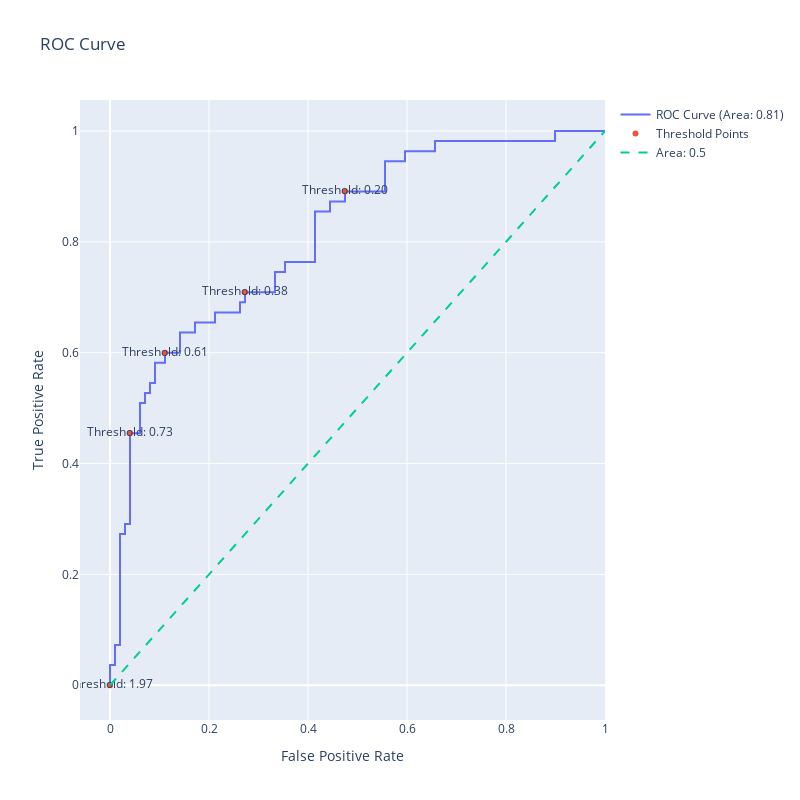

The notebook cell saved with this chart:
### Code cell
from sklearn.metrics import roc_auc_score

# Calculate ROC AUC score
roc_auc = roc_auc_score(y_test, y_proba)

# Create trace for ROC curve with AUC score in the name
trace_0 = go.Scatter(x=fpr,
           y=tpr,
           mode='lines',
           name=f'ROC Curve (Area: {roc_auc:.2f})')

# Every 10th point we highlight threshold
indices = np.arange(len(thresh)) % 10 == 0

# trace 1
trace_1 = go.Scatter(x=fpr[indices],
           y=tpr[indices],
           mode='markers+text',
           name='Threshold Points',
           text=[f"Threshold: {t:.2f}" for t in thresh[indices]])

# trace 2 diagonal line
trace_2 = go.Scatter(x=[0, 1],
           y=[0, 1],
           mode='lines',
           name='Area: 0.5',
           line=dict(dash='dash'))

data = [trace_0, trace_1, trace_2]
layout = go.Layout(
    title="ROC Curve",
    xaxis=dict(title="False Positive Rate"),
    yaxis=dict(title="True Positive Rate"),
    width=800,
    height=800,
)

# Create the figure
fig = go.Figure(data=data, layout=layout)

# Show plot
fig.show()

### Figure 1 — Plotly figure (JSON) as saved in the notebook; plotly's stock layout.template omitted (floating-point values rounded to 4 significant figures)
{"data": [{"mode": "lines", "name": "ROC Curve (Area: 0.81)", "type": "scatter", "x": [0, 0, 0, 0.0101, 0.0101, 0.0202, 0.0202, 0.0303, 0.0303, 0.0404, 0.0404, 0.06061, 0.06061, 0.07071, 0.07071, 0.08081, 0.08081, 0.09091, 0.09091, 0.1111, 0.1111, 0.1414, 0.1414, 0.1717, 0.1717, 0.2121, 0.2121, 0.2626, 0.2626, 0.2727, 0.2727, 0.3333, 0.3333, 0.3535, 0.3535, 0.4141, 0.4141, 0.4444, 0.4444, 0.4747, 0.4747, 0.5556, 0.5556, 0.596, 0.596, 0.6566, 0.6566, 0.899, 0.899, 1], "y": [0, 0.01818, 0.03636, 0.03636, 0.07273, 0.07273, 0.2727, 0.2727, 0.2909, 0.2909, 0.4545, 0.4545, 0.5091, 0.5091, 0.5273, 0.5273, 0.5455, 0.5455, 0.5818, 0.5818, 0.6, 0.6, 0.6364, 0.6364, 0.6545, 0.6545, 0.6727, 0.6727, 0.6909, 0.6909, 0.7091, 0.7091, 0.7455, 0.7455, 0.7636, 0.7636, 0.8545, 0.8545, 0.8727, 0.8727, 0.8909, 0.8909, 0.9455, 0.9455, 0.9636, 0.9636, 0.9818, 0.9818, 1, 1]}, {"mode": "markers+text", "name": "Threshold Points", "text": ["Threshold: 1.97", "Threshold: 0.73", "Threshold: 0.61", "Threshold: 0.38", "Threshold: 0.20"], "type": "scatter", "x": [0, 0.0404, 0.1111, 0.2727, 0.4747], "y": [0, 0.4545, 0.6, 0.7091, 0.8909]}, {"line": {"dash": "dash"}, "mode": "lines", "name": "Area: 0.5", "type": "scatter", "x": [0, 1], "y": [0, 1]}], "layout": {"height": 800, "title": {"text": "ROC Curve"}, "width": 800, "xaxis": {"title": {"text": "False Positive Rate"}}, "yaxis": {"title": {"text": "True Positive Rate"}}}}
